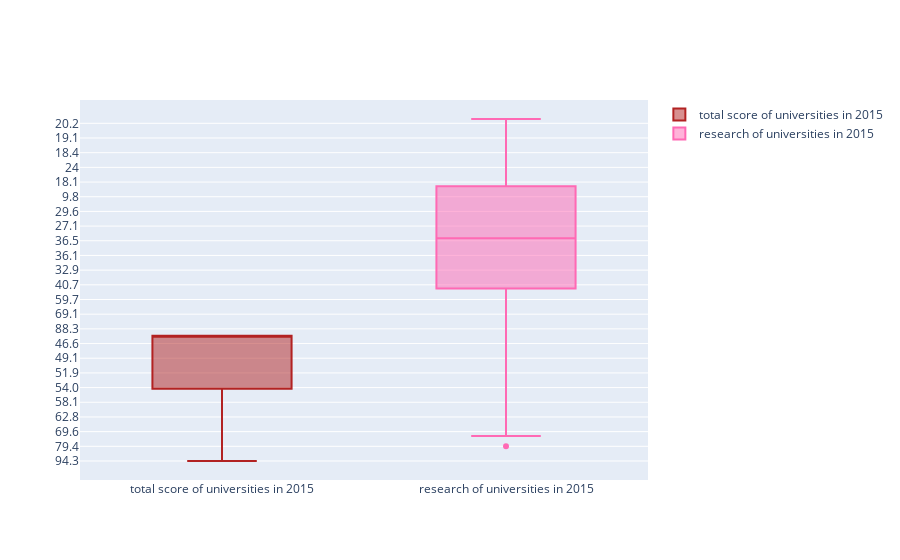

Here is the notebook cell this chart was saved with:
### Markdown cell above
* Box Plots
    * Median (50th percentile) = middle value of the data set. Sort and take the data in the middle. It is also called 50% percentile that is 50% of data are less that median(50th quartile)(quartile)
        * 25th percentile = quartile 1 (Q1) that is lower quartile
        * 75th percentile = quartile 3 (Q3) that is higher quartile
        * height of box = IQR = interquartile range = Q3-Q1
        * Whiskers = 1.5 * IQR from the Q1 and Q3
        * Outliers = being more than 1.5*IQR away from median commonly.

    * trace = box
        * y = data we want to visualize with box plot 
        * marker = color

### Code cell
# data preparation
x2015 = timesData[timesData.year == 2015]

trace0 = go.Box(
    y=x2015.total_score,
    name = 'total score of universities in 2015',
    opacity=1,
    marker = dict(
        color = 'firebrick',
        opacity=1
    )
)
trace1 = go.Box(
    y=x2015.research,
    name = 'research of universities in 2015',
    opacity=1,
    marker = dict(
        color = 'hotpink',
        opacity=1
    )
)
data = [trace0, trace1]
iplot(data)

### Figure 1 — Plotly figure (JSON) as saved in the notebook; plotly's stock layout.template omitted (floating-point values rounded to 4 significant figures; data arrays with more than 128 entries replaced by an {"elided": "..."} marker saying what was removed)
{"data": [{"marker": {"color": "firebrick", "opacity": 1}, "name": "total score of universities in 2015", "opacity": 1, "type": "box", "y": {"elided": "401 str values"}}, {"marker": {"color": "hotpink", "opacity": 1}, "name": "research of universities in 2015", "opacity": 1, "type": "box", "y": {"elided": "401 float values"}}], "layout": {}}
